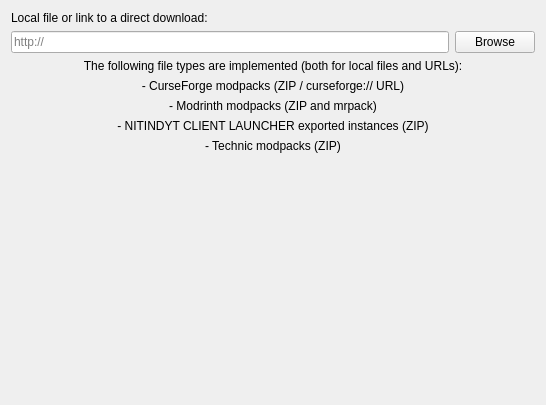
<?xml version="1.0" encoding="UTF-8"?>
<ui version="4.0">
 <class>ImportPage</class>
 <widget class="QWidget" name="ImportPage">
  <property name="geometry">
   <rect>
    <x>0</x>
    <y>0</y>
    <width>546</width>
    <height>405</height>
   </rect>
  </property>
  <layout class="QGridLayout" name="gridLayout">
   <item row="2" column="0">
    <widget class="QLineEdit" name="modpackEdit">
     <property name="placeholderText">
      <string notr="true">http://</string>
     </property>
    </widget>
   </item>
   <item row="2" column="1">
    <widget class="QPushButton" name="modpackBtn">
     <property name="text">
      <string>Browse</string>
     </property>
    </widget>
   </item>
   <item row="3" column="0" rowspan="2" colspan="2">
    <layout class="QVBoxLayout" name="verticalLayout">
     <item>
      <widget class="QLabel" name="label">
       <property name="text">
        <string>The following file types are implemented (both for local files and URLs):</string>
       </property>
       <property name="alignment">
        <set>Qt::AlignCenter</set>
       </property>
      </widget>
     </item>
     <item>
      <widget class="QLabel" name="label_5">
       <property name="text">
        <string>- CurseForge modpacks (ZIP / curseforge:// URL)</string>
       </property>
       <property name="alignment">
        <set>Qt::AlignCenter</set>
       </property>
      </widget>
     </item>
     <item>
      <widget class="QLabel" name="label_3">
       <property name="text">
        <string>- Modrinth modpacks (ZIP and mrpack)</string>
       </property>
       <property name="alignment">
        <set>Qt::AlignCenter</set>
       </property>
      </widget>
     </item>
     <item>
      <widget class="QLabel" name="label_2">
       <property name="text">
        <string>- NITINDYT CLIENT LAUNCHER exported instances (ZIP)</string>
       </property>
       <property name="alignment">
        <set>Qt::AlignCenter</set>
       </property>
      </widget>
     </item>
     <item>
      <widget class="QLabel" name="label_4">
       <property name="text">
        <string>- Technic modpacks (ZIP)</string>
       </property>
       <property name="alignment">
        <set>Qt::AlignCenter</set>
       </property>
      </widget>
     </item>
    </layout>
   </item>
   <item row="5" column="0" colspan="2">
    <spacer name="verticalSpacer">
     <property name="orientation">
      <enum>Qt::Vertical</enum>
     </property>
     <property name="sizeHint" stdset="0">
      <size>
       <width>20</width>
       <height>40</height>
      </size>
     </property>
    </spacer>
   </item>
   <item row="0" column="0" colspan="2">
    <widget class="QLabel" name="modpackLabel">
     <property name="text">
      <string>Local file or link to a direct download:</string>
     </property>
    </widget>
   </item>
  </layout>
 </widget>
 <resources/>
 <connections/>
</ui>
